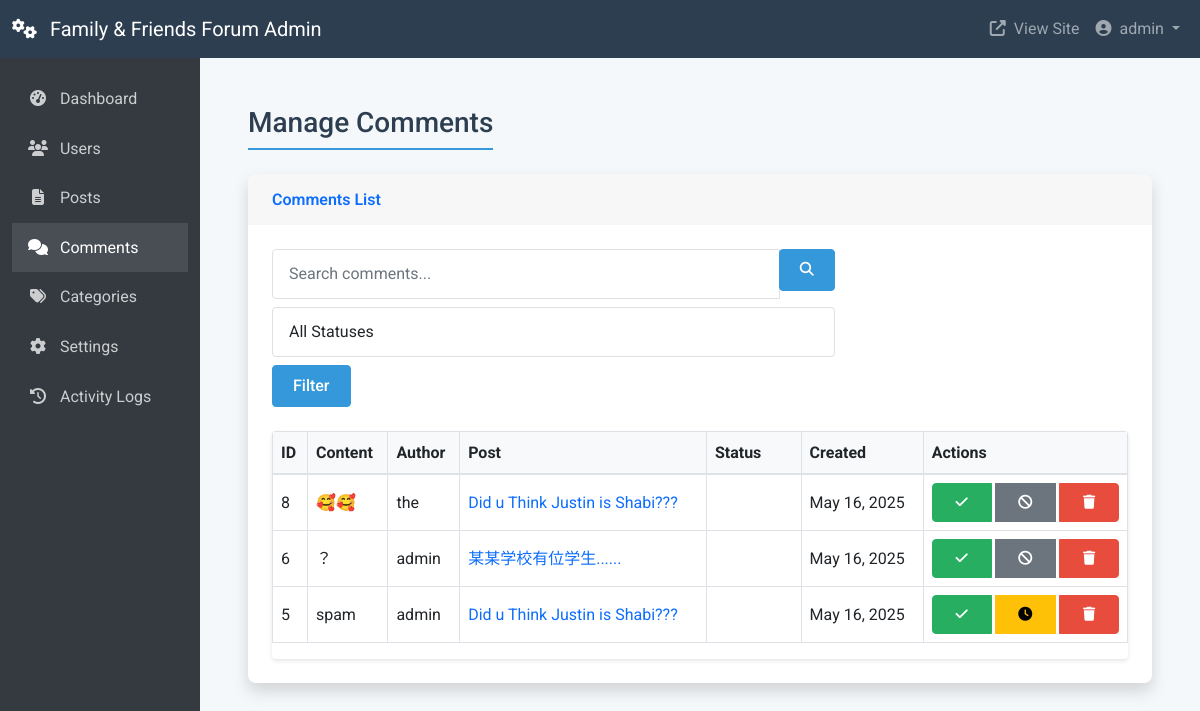
The app's page /admin/comments.php (signed in) with its own data.
### tables this page shows
CREATE TABLE `comments` (
  `id` int NOT NULL,
  `post_id` int NOT NULL,
  `user_id` int NOT NULL,
  `content` text NOT NULL,
  `created_at` timestamp NULL DEFAULT CURRENT_TIMESTAMP,
  `status` enum('pending','approved','spam') DEFAULT 'pending',
  `moderated_by` int DEFAULT NULL,
  `moderated_at` timestamp NULL DEFAULT NULL
);

CREATE TABLE `users` (
  `id` int NOT NULL,
  `username` varchar(50) NOT NULL,
  `password` varchar(255) NOT NULL,
  `email` varchar(100) NOT NULL,
  `birthday` date DEFAULT NULL,
  `created_at` timestamp NULL DEFAULT CURRENT_TIMESTAMP,
  `is_admin` tinyint(1) DEFAULT '0',
  `profile_picture` varchar(255) DEFAULT NULL,
  `name` varchar(100) DEFAULT NULL,
  `bio` text,
  `location` varchar(100) DEFAULT NULL,
  `website` varchar(255) DEFAULT NULL,
  `admin_level` tinyint(1) DEFAULT '0'
);

CREATE TABLE `posts` (
  `id` int NOT NULL,
  `user_id` int NOT NULL,
  `title` varchar(255) NOT NULL,
  `content` text NOT NULL,
  `created_at` timestamp NULL DEFAULT CURRENT_TIMESTAMP,
  `category_id` int DEFAULT NULL
);

### admin/controllers/comments_controller.php (called while the page is built, shortened)
<?php
class CommentsController {
    private $pdo;
    public function __construct($pdo) {
        $this->pdo = $pdo;
    }
    public function getAllComments($page = 1, $limit = 10, $search = '', $status = null) {
        $offset = ($page - 1) * $limit;
        $params = [];
        $conditions = [];
        $where_clause = !empty($conditions) ? "WHERE " . implode(" AND ", $conditions) : "";
        $count_query = "SELECT COUNT(*) as total FROM comments c
                       LEFT JOIN users u ON c.user_id = u.id
                       $where_clause";
        $stmt = $this->pdo->prepare($count_query);
        if (!empty($params)) {
            $stmt->execute($params);
        } else {
            $stmt->execute();
        }
        $total_records = $stmt->fetch(PDO::FETCH_ASSOC)['total'];
        $total_pages = ceil($total_records / $limit);
        $query = "SELECT c.*, u.username, p.title as post_title
                 FROM comments c
                 LEFT JOIN users u ON c.user_id = u.id
                 LEFT JOIN posts p ON c.post_id = p.id
                 $where_clause
                 ORDER BY c.created_at DESC LIMIT $offset, $limit";
        $stmt = $this->pdo->prepare($query);
        if (!empty($params)) {
            $stmt->execute($params);
        } else {
            $stmt->execute();
        }
        $comments = $stmt->fetchAll(PDO::FETCH_ASSOC);
        return [
            'comments' => $comments,
            'pagination' => [
                'total_records' => $total_records,
                'total_pages' => $total_pages,
                'current_page' => $page,
                'limit' => $limit
            ]
        ];
    }
}

### admin/comments.php (the view, shortened to what this page needs)
<?php
require_once '../includes/db.php';
require_once 'controllers/comments_controller.php';
$pdo = new PDO(
    "mysql:host=" . DB_HOST . ";dbname=" . DB_NAME,
    DB_USER,
    DB_PASS,
    array(PDO::ATTR_ERRMODE => PDO::ERRMODE_EXCEPTION)
);
$commentsController = new CommentsController($pdo);
$search = isset($_GET['search']) ? trim($_GET['search']) : '';
$status = isset($_GET['status']) ? $_GET['status'] : '';
$page = isset($_GET['page']) ? (int)$_GET['page'] : 1;
$limit = 10;
$result = $commentsController->getAllComments($page, $limit, $search, $status);
$comments = $result['comments'];
include 'header.php';
?>
<div class="container-fluid py-4">
    <div class="d-flex justify-content-between align-items-center mb-4">
        <h1 class="h3 mb-0 text-gray-800">Manage Comments</h1>
    </div>
    <div class="card shadow mb-4">
        <div class="card-header py-3 d-flex justify-content-between align-items-center">
            <h6 class="m-0 font-weight-bold text-primary">Comments List</h6>
        </div>
        <div class="card-body">
            <div class="row mb-3">
                <div class="col-md-8">
                    <form action="" method="get" class="form-inline">
                        <div class="input-group mr-2 mb-2">
                            <input type="text" class="form-control" placeholder="Search comments..." name="search" value="<?php echo htmlspecialchars($search); ?>">
                            <div class="input-group-append">
                                <button class="btn btn-primary" type="submit">
                                    <i class="fas fa-search fa-sm"></i>
                                </button>
                            </div>
                        </div>
                        <select name="status" class="form-control mr-2 mb-2">
                            <option value="">All Statuses</option>
                        </select>
                        <button type="submit" class="btn btn-primary mb-2">Filter</button>
                    </form>
                </div>
            </div>
            <div class="table-responsive">
                <table class="table table-bordered" width="100%" cellspacing="0">
                    <thead>
                        <tr>
                            <th>ID</th>
                            <th>Content</th>
                            <th>Author</th>
                            <th>Post</th>
                            <th>Status</th>
                            <th>Created</th>
                            <th>Actions</th>
                        </tr>
                    </thead>
                    <tbody>
                        <?php if (count($comments) > 0): ?>
                            <?php foreach ($comments as $comment): ?>
                                <tr>
                                    <td><?php echo $comment['id']; ?></td>
                                    <td>
                                        <?php echo htmlspecialchars(substr($comment['content'], 0, 100)) . (strlen($comment['content']) > 100 ? '...' : ''); ?>
                                    </td>
                                    <td><?php echo htmlspecialchars($comment['username']); ?></td>
                                    <td>
                                        <a href="../post.php?id=<?php echo $comment['post_id']; ?>" target="_blank">
                                            <?php echo htmlspecialchars(substr($comment['post_title'], 0, 30)) . (strlen($comment['post_title']) > 30 ? '...' : ''); ?>
                                        </a>
                                    </td>
                                    <td>
                                        <span class="badge badge-<?php echo $comment['status'] == 'approved' ? 'success' : ($comment['status'] == 'pending' ? 'warning' : 'danger'); ?>">
                                        </span>
                                    </td>
                                    <td><?php echo date('M d, Y', strtotime($comment['created_at'])); ?></td>
                                    <td>
                                        <div class="btn-group">
                                            <?php if ($comment['status'] != 'approved'): ?>
                                                <a href="comments.php?action=status&id=<?php echo $comment['id']; ?>&status=approved" class="btn btn-sm btn-success" onclick="return confirm('Are you sure you want to approve this comment?')">
                                                    <i class="fas fa-check"></i>
                                                </a>
                                            <?php endif; ?>
                                            <?php if ($comment['status'] != 'pending'): ?>
                                                <a href="comments.php?action=status&id=<?php echo $comment['id']; ?>&status=pending" class="btn btn-sm btn-warning" onclick="return confirm('Are you sure you want to mark this comment as pending?')">
                                                    <i class="fas fa-clock"></i>
                                                </a>
                                            <?php endif; ?>
                                            <?php if ($comment['status'] != 'spam'): ?>
                                                <a href="comments.php?action=status&id=<?php echo $comment['id']; ?>&status=spam" class="btn btn-sm btn-secondary" onclick="return confirm('Are you sure you want to mark this comment as spam?')">
                                                    <i class="fas fa-ban"></i>
                                                </a>
                                            <?php endif; ?>
                                            <a href="comments.php?action=delete&id=<?php echo $comment['id']; ?>" class="btn btn-sm btn-danger" onclick="return confirm('Are you sure you want to delete this comment? This action cannot be undone.')">
                                                <i class="fas fa-trash"></i>
                                            </a>
                                        </div>
                                    </td>
                                </tr>
                            <?php endforeach; ?>
                        <?php else: ?>
                            <tr>
                                <td colspan="7" class="text-center">No comments found.</td>
                            </tr>
                        <?php endif; ?>
                    </tbody>
                </table>
            </div>
        </div>
    </div>
</div>
<?php include 'footer.php'; ?>

### assets/css/style.css (style rules this page uses)
:root { --primary-color: #3498db; --secondary-color: #2ecc71; --accent-color: #f39c12; --dark-color: #2c3e50; --light-color: #ecf0f1; --danger-color: #e74c3c; --success-color: #27ae60; --text-color: #333333; --text-muted: #7f8c8d; --border-color: #e0e0e0; --card-shadow: 0 4px 6px rgba(0, 0, 0, 0.1); }
body { min-height: 100vh; display: flex; flex-direction: column; font-family: 'Roboto', sans-serif; color: var(--text-color); background-color: #f5f8fa; line-height: 1.6; }
h1, h2, h3, h4, h5, h6 { font-weight: 600; margin-bottom: 1rem; color: var(--dark-color); }
h1 { font-size: 2.2rem; border-bottom: 2px solid var(--primary-color); padding-bottom: 0.5rem; margin-bottom: 1.5rem; }
.btn-primary { background-color: var(--primary-color); border-color: var(--primary-color); }
.btn-success { background-color: var(--success-color); border-color: var(--success-color); }
.btn-danger { background-color: var(--danger-color); border-color: var(--danger-color); }
.btn { border-radius: 4px; padding: 0.5rem 1.25rem; font-weight: 500; transition: all 0.3s ease; }
.card { box-shadow: var(--card-shadow); border: none; transition: transform 0.2s, box-shadow 0.2s; border-radius: 8px; overflow: hidden; }
.card-header { border-bottom: none; padding: 1rem 1.5rem; }
.card-body { padding: 1.5rem; }
.form-control, .form-select { border-radius: 4px; padding: 0.75rem 1rem; border-color: var(--border-color); transition: all 0.2s; }
.table-responsive { border-radius: 4px; box-shadow: 0 2px 4px rgba(0,0,0,0.1); }
.table th { background-color: #f8f9fa; border-bottom: 2px solid #dee2e6; }
.table td { vertical-align: middle; }
.table .btn-group { display: flex; gap: 0.25rem; }
.table .badge { font-size: 0.875rem; }
.table a { text-decoration: none; }

### records on screen
comments: id "8", content "🥰🥰", user.username "the", post.title "Did u Think Justin is Shabi???", created_at "May 16, 2025"
comments: id "6", content "？", user.username "admin", post.title "某某学校有位学生......", created_at "May 16, 2025"
comments: id "5", content "spam", user.username "admin", post.title "Did u Think Justin is Shabi???", created_at "May 16, 2025"

### other values on screen
SITE_NAME "Family & Friends Forum"
$_SESSION['username'] "admin"
